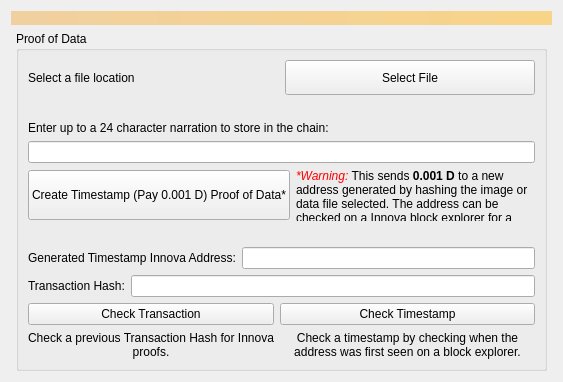
<?xml version="1.0" encoding="UTF-8"?>
<ui version="4.0">
 <class>ProofOfImage</class>
 <widget class="QWidget" name="ProofOfImage">
  <property name="geometry">
   <rect>
    <x>0</x>
    <y>0</y>
    <width>563</width>
    <height>382</height>
   </rect>
  </property>
  <property name="minimumSize">
   <size>
    <width>0</width>
    <height>0</height>
   </size>
  </property>
  <property name="windowTitle">
   <string>Form</string>
  </property>
  <layout class="QVBoxLayout" name="topLayout">
   <item>
    <widget class="QLabel" name="labelAlerts">
     <property name="visible">
      <bool>false</bool>
     </property>
     <property name="styleSheet">
      <string notr="true">background-color: qlineargradient(x1: 0, y1: 0, x2: 1, y2: 0, stop:0 #F0D0A0, stop:1 #F8D488); color:#000000;</string>
     </property>
     <property name="wordWrap">
      <bool>true</bool>
     </property>
     <property name="margin">
      <number>3</number>
     </property>
    </widget>
   </item>
   <item alignment="Qt::AlignHCenter|Qt::AlignVCenter">
    <widget class="QGroupBox" name="Proof">
     <property name="enabled">
      <bool>true</bool>
     </property>
     <property name="title">
      <string>Proof of Data</string>
     </property>
     <layout class="QVBoxLayout" name="verticalLayout_4">
      <item>
       <layout class="QVBoxLayout" name="verticalLayout_2">
        <item>
         <layout class="QHBoxLayout" name="horizontalLayout_2">
          <property name="bottomMargin">
           <number>20</number>
          </property>
          <item>
           <widget class="QLabel" name="labelFile">
            <property name="text">
             <string>Select a file location</string>
            </property>
           </widget>
          </item>
          <item>
           <widget class="QPushButton" name="filePushButton">
            <property name="sizePolicy">
             <sizepolicy hsizetype="Fixed" vsizetype="Fixed">
              <horstretch>0</horstretch>
              <verstretch>0</verstretch>
             </sizepolicy>
            </property>
            <property name="minimumSize">
             <size>
              <width>250</width>
              <height>35</height>
             </size>
            </property>
            <property name="maximumSize">
             <size>
              <width>200</width>
              <height>16777215</height>
             </size>
            </property>
            <property name="text">
             <string>Select File</string>
            </property>
           </widget>
          </item>
         </layout>
        </item>
        <item>
         <widget class="QLabel" name="label_6">
          <property name="text">
           <string>Enter up to a 24 character narration to store in the chain:</string>
          </property>
         </widget>
        </item>
        <item>
         <widget class="QLineEdit" name="edit"/>
        </item>
        <item>
         <layout class="QHBoxLayout" name="horizontalLayout_3">
          <property name="bottomMargin">
           <number>20</number>
          </property>
          <item>
           <widget class="QPushButton" name="createPushButton">
            <property name="sizePolicy">
             <sizepolicy hsizetype="Fixed" vsizetype="Fixed">
              <horstretch>0</horstretch>
              <verstretch>0</verstretch>
             </sizepolicy>
            </property>
            <property name="minimumSize">
             <size>
              <width>250</width>
              <height>50</height>
             </size>
            </property>
            <property name="text">
             <string>Create Timestamp (Pay 0.001 D) Proof of Data*</string>
            </property>
           </widget>
          </item>
          <item>
           <widget class="QLabel" name="label_2">
            <property name="text">
             <string>&lt;html&gt;&lt;head/&gt;&lt;body&gt;&lt;p&gt;&lt;span style=&quot; font-style:italic; color:#ff0000;&quot;&gt;*Warning:&lt;/span&gt; This sends &lt;span style=&quot; font-weight:600;&quot;&gt;0.001 D&lt;/span&gt; to a new address generated by hashing the image or data file selected. The address can be checked on a Innova block explorer for a proof of creation date timestamp.&lt;/p&gt;&lt;/body&gt;&lt;/html&gt;</string>
            </property>
            <property name="wordWrap">
             <bool>true</bool>
            </property>
           </widget>
          </item>
         </layout>
        </item>
        <item>
         <layout class="QHBoxLayout" name="horizontalLayout_6">
          <item>
           <widget class="QLabel" name="label">
            <property name="text">
             <string>Generated Timestamp Innova Address:</string>
            </property>
           </widget>
          </item>
          <item>
           <widget class="QLineEdit" name="lineEdit"/>
          </item>
         </layout>
        </item>
        <item>
         <layout class="QHBoxLayout" name="horizontalLayout_7">
          <item>
           <widget class="QLabel" name="label_4">
            <property name="text">
             <string>Transaction Hash:</string>
            </property>
           </widget>
          </item>
          <item>
           <widget class="QLineEdit" name="txLineEdit"/>
          </item>
         </layout>
        </item>
        <item>
         <layout class="QHBoxLayout" name="horizontalLayout_8">
          <item>
           <layout class="QVBoxLayout" name="verticalLayout_3">
            <item>
             <widget class="QPushButton" name="checkTxButton">
              <property name="text">
               <string>Check Transaction</string>
              </property>
             </widget>
            </item>
            <item>
             <widget class="QLabel" name="label_5">
              <property name="text">
               <string>Check a previous Transaction Hash for Innova proofs.</string>
              </property>
              <property name="alignment">
               <set>Qt::AlignCenter</set>
              </property>
              <property name="wordWrap">
               <bool>true</bool>
              </property>
             </widget>
            </item>
           </layout>
          </item>
          <item>
           <layout class="QVBoxLayout" name="verticalLayout">
            <item>
             <widget class="QPushButton" name="checkButton">
              <property name="sizePolicy">
               <sizepolicy hsizetype="Minimum" vsizetype="Fixed">
                <horstretch>0</horstretch>
                <verstretch>0</verstretch>
               </sizepolicy>
              </property>
              <property name="minimumSize">
               <size>
                <width>255</width>
                <height>0</height>
               </size>
              </property>
              <property name="text">
               <string>Check Timestamp</string>
              </property>
             </widget>
            </item>
            <item>
             <widget class="QLabel" name="label_3">
              <property name="text">
               <string>&lt;html&gt;&lt;head/&gt;&lt;body&gt;&lt;p&gt;Check a timestamp by checking when the address was first seen on a block explorer.&lt;/p&gt;&lt;/body&gt;&lt;/html&gt;</string>
              </property>
              <property name="alignment">
               <set>Qt::AlignCenter</set>
              </property>
              <property name="wordWrap">
               <bool>true</bool>
              </property>
             </widget>
            </item>
           </layout>
          </item>
         </layout>
        </item>
       </layout>
      </item>
     </layout>
    </widget>
   </item>
  </layout>
 </widget>
 <resources/>
 <connections/>
</ui>
